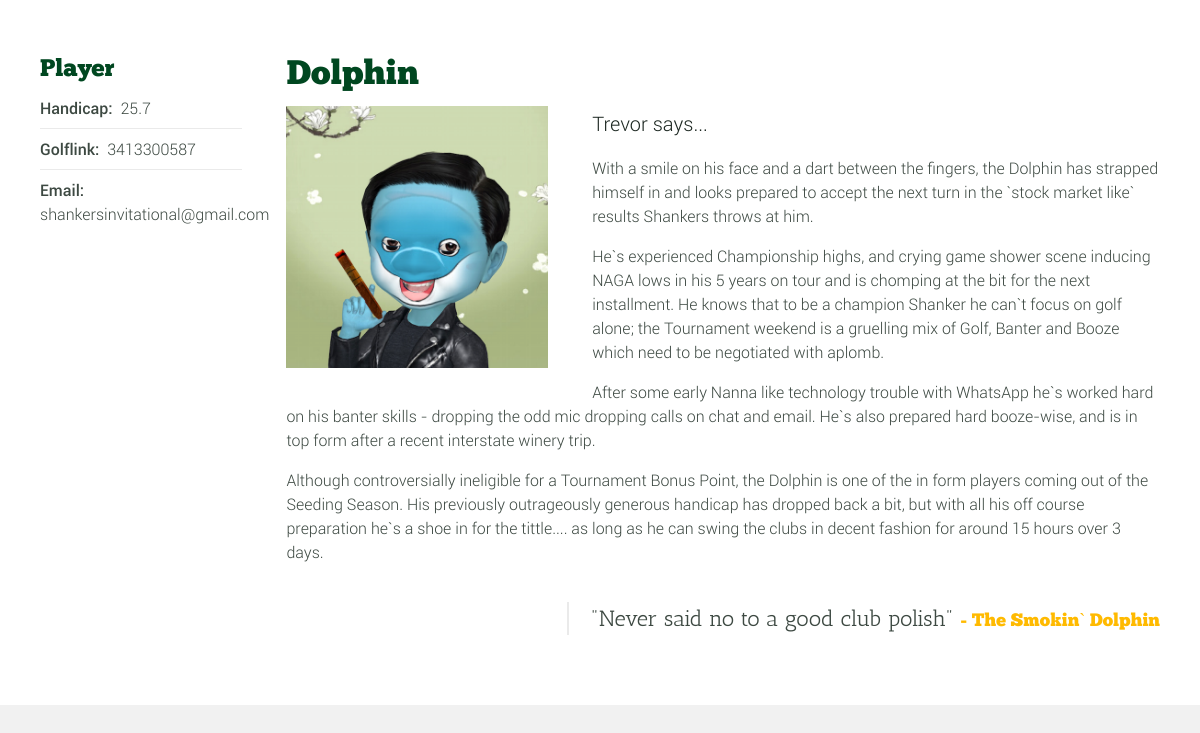
/shankersinvitational/player.php?player=Dolphin, run on the app's committed database.
### tables this page shows
CREATE TABLE IF NOT EXISTS `golfer` (
  `id` int(11) NOT NULL,
  `compid` int(11) NOT NULL,
  `firstname` text NOT NULL,
  `lastname` text NOT NULL,
  `nickname` text NOT NULL,
  `description` text NOT NULL,
  `createddate` timestamp NOT NULL DEFAULT CURRENT_TIMESTAMP,
  `admin` tinyint(1) NOT NULL,
  `yearid` smallint(6) DEFAULT NULL,
  `avatar` text,
  `handicap` decimal(8,1) DEFAULT NULL,
  `golflink` text NOT NULL
);

### shankersinvitational/dbutils.php (called while the page is built, shortened)
<?
function mhdbconnect(&$err) {
  $UID	= "shankers";
  $PWD	= "mKS6dAMUNCvF5R8Y";
  $dbcon =  mysql_connect('127.0.0.1', $UID, $PWD);
 return $dbcon;
}
function mhexecquery($query, &$err) {
  $dbcon =  mhdbconnect($err);
  if ($dbcon) {
    $result = mysql_db_query ('shankersinvitational', $query);
  }
  return $result;
}
?>

### shankersinvitational/player.php (the view, shortened to what this page needs)
<?
include 'dbutils.php';
include 'utils.php';
$currentcomp = getCurrentComp();
?>
<!DOCTYPE html>
 <html class="no-js">
    <head>
        <link rel="stylesheet" type="text/css" href="/css/normalize.min.css">
        <link rel="stylesheet" type="text/css" href="/styles.css">
        <link rel="stylesheet" type="text/css" href="/css/font-awesome.min.css">
        <link rel="stylesheet" type="text/css" href="/css/jquery.sidr.light.css">
        <link rel="stylesheet" type="text/css" href="/js/media/mediaelementplayer.min.css" />
        <link rel="stylesheet" type="text/css" href="/js/owl-carousel/owl.carousel.css">
        <link rel="stylesheet" type="text/css" href="/js/fancybox/jquery.fancybox.css?v=2.1.4"/>
        <link rel="stylesheet" type="text/css" href="/css/mosaic.css" />
        <link rel="stylesheet" type="text/css" href="/css/responsive.css">
        <link rel="stylesheet" type="text/css" href="/css/rs-plugin.css">
        <link rel="stylesheet" type="text/css" href="/js/rs-plugin/css/settings.css" />
        <link rel="stylesheet" type="text/css" href="/css/tooltipster.css">
        <link rel="stylesheet" type="text/css" href="/css/mega.css" />
        <link rel="stylesheet" type="text/css" href="/css/skin1.css">
        <link rel="stylesheet" type="text/css" href="/css/full.css">
    </head>
    <body id="top">
	<div class="outter-wrapper body-wrapper">
		<div class="wrapper ad-pad clearfix">
<?php 	$query = sprintf( "SELECT distinct golfer.id, golfer.avatar, golfer.firstname, golfer.lastname, golfer.nickname, golfer.description, golfer.handicap, golfer.golflink, 'shankersinvitational@gmail.com' as email, 'Player' as role
			FROM golfer
			where golfer.compid=%s and golfer.nickname=%s", sqlsafe($currentcomp), sqlsafe($_GET['player']) );
	$player = mhexecquery($query, $err);
	$row = mysql_fetch_assoc($player)?>
			<div class="main-content col-4-5 right last">
				<h1><? echo $row['nickname']?></h1>
				<div class="mosaic-block circle col-1-3"><a href="/<? echo $row['avatar']?>" class="mosaic-overlay link fancybox" data-fancybox-group="gallery" title="Coach John Doe"></a>
				<div class="mosaic-backdrop"><img src="/<? echo $row['avatar']?>" alt="<? echo $row['nickname']?>" /></div></div>
				<? echo $row['description']?>
			</div>
			<aside class="col-1-5">
				<div class="widget">
			    	<h3><? echo $row['role']?></h3>
			    	<ul class="widget-list">
                                        <li><strong>Handicap:</strong>&nbsp; <? echo $row['handicap']?></li>
			    		<li><strong>Golflink:</strong>&nbsp; <a href="http://www.golf.org.au/handicap/<? echo $row['golflink']?>"><? echo $row['golflink']?></a></li>
			    		<li><strong>Email:</strong>&nbsp; <? echo $row['email']?></li>
			    	</ul>
			    </div>
			</aside>
		</div>
	</div>
    </body>
</html>

### shankersinvitational/styles.css (style rules this page uses)
html { font-size: 1em; line-height: 1.5; padding: 0 1em 2em; }
h1, h2, h3 { line-height: 100%; }
h1, h2, h3, h4, h5, h6 { margin-top: 15px; margin-bottom: 15px; }
h1, h2, h3 { margin-top: 25px; }
h1 { font-size: 34px; }
h3 { font-size: 24px; }
blockquote cite { font-style: normal; text-decoration: none; font-size: 18px; }
.lead { font-size: 125%; line-height: 1.25; }
aside a { text-decoration: none; }
blockquote { margin: 1em 0; -webkit-box-sizing: border-box; -moz-box-sizing: border-box; box-sizing: border-box; font-size: 22px; }
blockquote.right { padding-left: 1em; border-left-style: solid; border-left-width: 2px; }
audio, canvas, img, video { vertical-align: middle; }
.body-wrapper { padding-bottom: 2em; padding-top: 1em; }
.ad-pad.wrapper { padding-top: 2em; padding-bottom: 3em; }
img { max-width: 100%; height: auto; vertical-align: middle; border: none; }
.left img, .right img { width: 100%; }
a { -webkit-transition: all 150ms ease-in-out; -moz-transition: all 150ms ease-in-out; -ms-transition: all 150ms ease-in-out; -o-transition: all 150ms ease-in-out; transition: all 150ms ease-in-out; cursor: pointer; }
.widget { margin-bottom: 1em; }
aside .widget { border-bottom-style: solid; border-bottom-width: 1px; margin-bottom: 1.5em; padding-bottom: 1.5em; }
aside .widget:last-child { border: none; }
.widget li a { text-decoration: none; }
.body-wrapper ul, .body-wrapper ol, .footer-wrapper ul, .footer-wrapper ol { list-style-type: none; padding-left: 0px; margin-top: 0; -webkit-box-sizing: border-box; -moz-box-sizing: border-box; box-sizing: border-box; }
ul li, ol li, .footer-wrapper ul li, .footer-wrapper ol li { padding-left: 13px; }
.body-wrapper ul li:before, .body-wrapper ol li:before, .footer-wrapper ul li:before, .footer-wrapper ol li:before { margin-left: -13px; }
aside .widget-list { margin-bottom: 0; }
ul.widget-list li { border-bottom-style: solid; border-bottom-width: 1px; margin-bottom: 0.5em; padding-bottom: 0.5em; padding-left: 0; }
ul.widget-list li:last-child { border: none; }
.third, .col-1-3, input.col-1-3 { width: 30%; margin-right: 5%; float: left; }
.fifth, .col-1-5 { width: 18%; margin-right: 2.5%; float: left; }
.four-fifths, .col-4-5 { width: 78%; margin-right: 4%; float: left; }
.clearfix:before, .clearfix:after { content: " "; display: table; }
.clearfix:after { clear: both; }
.clearfix { *zoom: 1; }
.last, input.last { padding-right: 0; margin-right: 0; }
.right { float: right; display: inherit; }

### shankersinvitational/css/mosaic.css (style rules this page uses)
* { margin:0; padding:0; border:none; outline:none; }
.mosaic-block { position:relative; overflow:hidden; background:#ffffff url(../img/progress.gif) no-repeat center center; border: none; -webkit-box-sizing: border-box; -moz-box-sizing: border-box; box-sizing: border-box; display: block!important; margin-top: 0; margin-bottom: 1em; }
.mosaic-block img { margin: 0; border: none; width: 100%; height: auto; }
.mosaic-backdrop { display:none; top:0; height:100%; min-height: 100%; width:100%; background:#fff; }

### shankersinvitational/css/full.css (style rules this page uses)
html { padding: 0; }
.outter-wrapper { margin: 0 auto; max-width: 100%; padding: 0; }
.wrapper { max-width: 1160px; margin: 0 auto; -webkit-box-sizing: border-box; -moz-box-sizing: border-box; box-sizing: border-box; padding: 1em 20px; }

### data on the page
golfer: nickname "Dolphin", avatar (picture), description "Trevor says... With a smile on his face and a dart between the fingers, the Dolphin has strapped himself in and looks prepared to accept the next turn in the `stock market like` results Shankers throws at him. He`s experienced Championship highs, and crying game shower scene inducing NAGA lows in his 5 years on tour and is chomping at the bit for the next installment. He knows that to be a champion Shanker he can`t focus on golf alone; the Tournament weekend is a gruelling mix of Golf, Banter and Booze which need to be negotiated with aplomb. After some early Nanna like technology trouble with WhatsApp he`s worked hard on his banter skills - dropping the odd mic dropping calls on chat and…", handicap "25.7", golflink "3413300587"

### other printed values
$row['role'] "Player"
$row['email'] "shankersinvitational@gmail.com"
